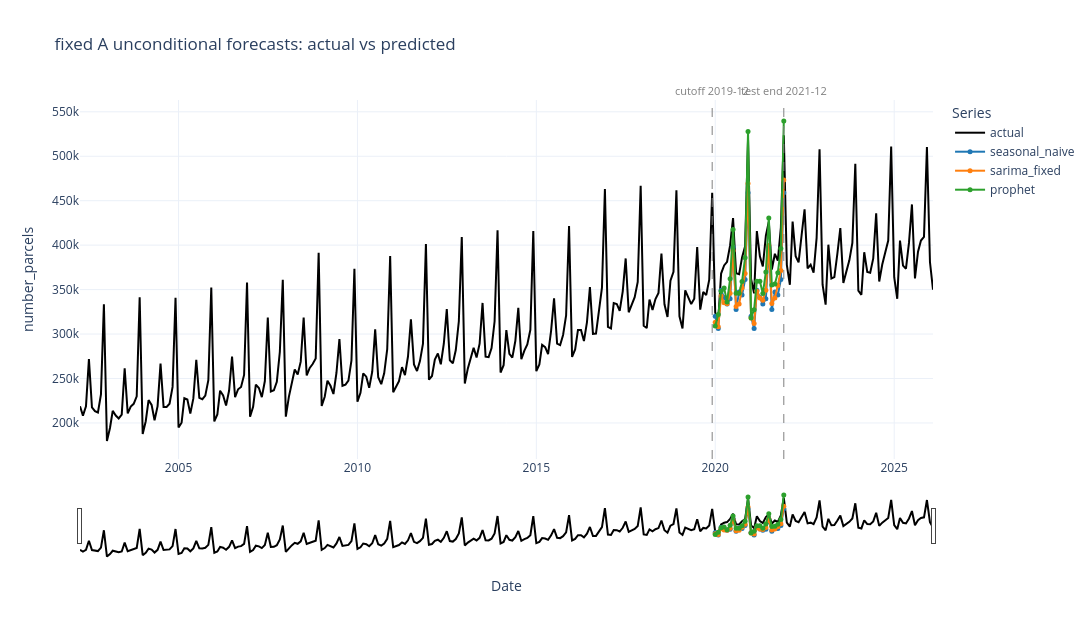

The cell this chart's notebook holds for it:
### Markdown cell above
## 3. fixed A Unconditional

Included series: actual, seasonal naive, SARIMA, and Prophet.

Autoformer NeuralForecast is not included because fixed A has not been implemented. No prediction CSV exists for `sarima_grid_best`, so this figure uses fixed-order `sarima_fixed` from `fixed_a_sarimax.csv` as the available substitute.

### Code cell
fixed_a_unconditional_frames = [
    model_frame("fixed_a_naive", "seasonal_naive", "seasonal_naive"),
    model_frame("fixed_a_sarimax", "sarima", "sarima_fixed"),
    model_frame("fixed_a_prophet", "prophet", "prophet"),
]

fig_fixed_a_unconditional = make_plot(
    "fixed A unconditional forecasts: actual vs predicted",
    fixed_a_unconditional_frames,
    HTML_DIR / "fixed_a_unconditional_forecasts.html",
)
fig_fixed_a_unconditional.show()

### Figure 1 — Plotly figure (JSON) as saved in the notebook; plotly's stock layout.template omitted (floating-point values rounded to 4 significant figures; data arrays with more than 128 entries replaced by an {"elided": "..."} marker saying what was removed)
{"data": [{"hovertemplate": "date=%{x|%Y-%m}<br>actual=%{y:,.0f}<br>model=actual<extra></extra>", "line": {"color": "black", "width": 2}, "mode": "lines", "name": "actual", "type": "scatter", "x": {"elided": "287 str values"}, "y": {"elided": "287 int values"}}, {"customdata": [["seasonal_naive", 324200.0, 1], ["seasonal_naive", 315000.0, 2], ["seasonal_naive", 368000.0, 3], ["seasonal_naive", 377200.0, 4], ["seasonal_naive", 381300.0, 5], ["seasonal_naive", 399700.0, 6], ["seasonal_naive", 430500.0, 7], ["seasonal_naive", 368300.0, 8], ["seasonal_naive", 367400.0, 9], ["seasonal_naive", 386200.0, 10], ["seasonal_naive", 398700.0, 11], ["seasonal_naive", 518700.0, 12], ["seasonal_naive", 362100.0, 13], ["seasonal_naive", 345700.0, 14], ["seasonal_naive", 415800.0, 15], ["seasonal_naive", 387400.0, 16], ["seasonal_naive", 376000.0, 17], ["seasonal_naive", 410800.0, 18], ["seasonal_naive", 426300.0, 19], ["seasonal_naive", 372600.0, 20], ["seasonal_naive", 390300.0, 21], ["seasonal_naive", 382500.0, 22], ["seasonal_naive", 419800.0, 23], ["seasonal_naive", 523600.0, 24]], "hovertemplate": "date=%{x|%Y-%m}<br>predicted=%{y:,.0f}<br>actual=%{customdata[1]:,.0f}<br>horizon=%{customdata[2]}<br>model=%{customdata[0]}<extra></extra>", "line": {"color": "#1f77b4", "width": 2}, "marker": {"size": 5}, "mode": "lines+markers", "name": "seasonal_naive", "type": "scatter", "x": ["2020-01-01T00:00:00.000000000", "2020-02-01T00:00:00.000000000", "2020-03-01T00:00:00.000000000", "2020-04-01T00:00:00.000000000", "2020-05-01T00:00:00.000000000", "2020-06-01T00:00:00.000000000", "2020-07-01T00:00:00.000000000", "2020-08-01T00:00:00.000000000", "2020-09-01T00:00:00.000000000", "2020-10-01T00:00:00.000000000", "2020-11-01T00:00:00.000000000", "2020-12-01T00:00:00.000000000", "2021-01-01T00:00:00.000000000", "2021-02-01T00:00:00.000000000", "2021-03-01T00:00:00.000000000", "2021-04-01T00:00:00.000000000", "2021-05-01T00:00:00.000000000", "2021-06-01T00:00:00.000000000", "2021-07-01T00:00:00.000000000", "2021-08-01T00:00:00.000000000", "2021-09-01T00:00:00.000000000", "2021-10-01T00:00:00.000000000", "2021-11-01T00:00:00.000000000", "2021-12-01T00:00:00.000000000"], "y": [320000.0, 306200.0, 349200.0, 341200.0, 333700.0, 339800.0, 397800.0, 327500.0, 347300.0, 343800.0, 361200.0, 458800.0, 320000.0, 306200.0, 349200.0, 341200.0, 333700.0, 339800.0, 397800.0, 327500.0, 347300.0, 343800.0, 361200.0, 458800.0]}, {"customdata": [["sarima_fixed", 324200.0, 1], ["sarima_fixed", 315000.0, 2], ["sarima_fixed", 368000.0, 3], ["sarima_fixed", 377200.0, 4], ["sarima_fixed", 381300.0, 5], ["sarima_fixed", 399700.0, 6], ["sarima_fixed", 430500.0, 7], ["sarima_fixed", 368300.0, 8], ["sarima_fixed", 367400.0, 9], ["sarima_fixed", 386200.0, 10], ["sarima_fixed", 398700.0, 11], ["sarima_fixed", 518700.0, 12], ["sarima_fixed", 362100.0, 13], ["sarima_fixed", 345700.0, 14], ["sarima_fixed", 415800.0, 15], ["sarima_fixed", 387400.0, 16], ["sarima_fixed", 376000.0, 17], ["sarima_fixed", 410800.0, 18], ["sarima_fixed", 426300.0, 19], ["sarima_fixed", 372600.0, 20], ["sarima_fixed", 390300.0, 21], ["sarima_fixed", 382500.0, 22], ["sarima_fixed", 419800.0, 23], ["sarima_fixed", 523600.0, 24]], "hovertemplate": "date=%{x|%Y-%m}<br>predicted=%{y:,.0f}<br>actual=%{customdata[1]:,.0f}<br>horizon=%{customdata[2]}<br>model=%{customdata[0]}<extra></extra>", "line": {"color": "#ff7f0e", "width": 2}, "marker": {"size": 5}, "mode": "lines+markers", "name": "sarima_fixed", "type": "scatter", "x": ["2020-01-01T00:00:00.000000000", "2020-02-01T00:00:00.000000000", "2020-03-01T00:00:00.000000000", "2020-04-01T00:00:00.000000000", "2020-05-01T00:00:00.000000000", "2020-06-01T00:00:00.000000000", "2020-07-01T00:00:00.000000000", "2020-08-01T00:00:00.000000000", "2020-09-01T00:00:00.000000000", "2020-10-01T00:00:00.000000000", "2020-11-01T00:00:00.000000000", "2020-12-01T00:00:00.000000000", "2021-01-01T00:00:00.000000000", "2021-02-01T00:00:00.000000000", "2021-03-01T00:00:00.000000000", "2021-04-01T00:00:00.000000000", "2021-05-01T00:00:00.000000000", "2021-06-01T00:00:00.000000000", "2021-07-01T00:00:00.000000000", "2021-08-01T00:00:00.000000000", "2021-09-01T00:00:00.000000000", "2021-10-01T00:00:00.000000000", "2021-11-01T00:00:00.000000000", "2021-12-01T00:00:00.000000000"], "y": [313300.0, 308300.0, 342700.0, 335300.0, 334000.0, 346000.0, 393800.0, 330900.0, 333800.0, 351800.0, 368100.0, 469500.0, 318100.0, 311800.0, 348200.0, 340600.0, 338100.0, 349200.0, 399600.0, 334400.0, 340600.0, 354800.0, 371400.0, 473400.0]}, {"customdata": [["prophet", 324200.0, 1], ["prophet", 315000.0, 2], ["prophet", 368000.0, 3], ["prophet", 377200.0, 4], ["prophet", 381300.0, 5], ["prophet", 399700.0, 6], ["prophet", 430500.0, 7], ["prophet", 368300.0, 8], ["prophet", 367400.0, 9], ["prophet", 386200.0, 10], ["prophet", 398700.0, 11], ["prophet", 518700.0, 12], ["prophet", 362100.0, 13], ["prophet", 345700.0, 14], ["prophet", 415800.0, 15], ["prophet", 387400.0, 16], ["prophet", 376000.0, 17], ["prophet", 410800.0, 18], ["prophet", 426300.0, 19], ["prophet", 372600.0, 20], ["prophet", 390300.0, 21], ["prophet", 382500.0, 22], ["prophet", 419800.0, 23], ["prophet", 523600.0, 24]], "hovertemplate": "date=%{x|%Y-%m}<br>predicted=%{y:,.0f}<br>actual=%{customdata[1]:,.0f}<br>horizon=%{customdata[2]}<br>model=%{customdata[0]}<extra></extra>", "line": {"color": "#2ca02c", "width": 2}, "marker": {"size": 5}, "mode": "lines+markers", "name": "prophet", "type": "scatter", "x": ["2020-01-01T00:00:00.000000000", "2020-02-01T00:00:00.000000000", "2020-03-01T00:00:00.000000000", "2020-04-01T00:00:00.000000000", "2020-05-01T00:00:00.000000000", "2020-06-01T00:00:00.000000000", "2020-07-01T00:00:00.000000000", "2020-08-01T00:00:00.000000000", "2020-09-01T00:00:00.000000000", "2020-10-01T00:00:00.000000000", "2020-11-01T00:00:00.000000000", "2020-12-01T00:00:00.000000000", "2021-01-01T00:00:00.000000000", "2021-02-01T00:00:00.000000000", "2021-03-01T00:00:00.000000000", "2021-04-01T00:00:00.000000000", "2021-05-01T00:00:00.000000000", "2021-06-01T00:00:00.000000000", "2021-07-01T00:00:00.000000000", "2021-08-01T00:00:00.000000000", "2021-09-01T00:00:00.000000000", "2021-10-01T00:00:00.000000000", "2021-11-01T00:00:00.000000000", "2021-12-01T00:00:00.000000000"], "y": [309000.0, 322000.0, 348100.0, 351900.0, 336200.0, 362100.0, 417700.0, 345900.0, 345900.0, 359200.0, 385900.0, 527800.0, 318100.0, 327400.0, 359500.0, 359500.0, 345600.0, 369800.0, 430700.0, 355200.0, 356300.0, 369000.0, 396300.0, 539600.0]}], "layout": {"annotations": [{"font": {"color": "gray", "size": 11}, "showarrow": false, "text": "cutoff 2019-12", "x": "2019-12-01", "xref": "x", "y": 1, "yanchor": "bottom", "yref": "paper"}, {"font": {"color": "#7f7f7f", "size": 11}, "showarrow": false, "text": "test end 2021-12", "x": "2021-12-01", "xref": "x", "y": 1, "yanchor": "bottom", "yref": "paper"}], "height": 640, "hovermode": "x unified", "legend": {"title": {"text": "Series"}}, "shapes": [{"line": {"color": "gray", "dash": "dash", "width": 1}, "type": "line", "x0": "2019-12-01", "x1": "2019-12-01", "xref": "x", "y0": 0, "y1": 1, "yref": "paper"}, {"line": {"color": "#7f7f7f", "dash": "dash", "width": 1}, "type": "line", "x0": "2021-12-01", "x1": "2021-12-01", "xref": "x", "y0": 0, "y1": 1, "yref": "paper"}], "title": {"text": "fixed A unconditional forecasts: actual vs predicted"}, "width": 1150, "xaxis": {"rangeslider": {"visible": true}, "title": {"text": "Date"}}, "yaxis": {"title": {"text": "number_parcels"}}}}
